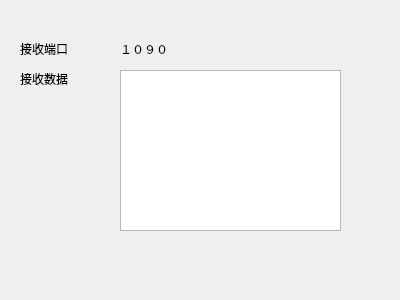
<?xml version="1.0" encoding="UTF-8"?>
<ui version="4.0">
 <class>Widget</class>
 <widget class="QWidget" name="Widget">
  <property name="geometry">
   <rect>
    <x>0</x>
    <y>0</y>
    <width>400</width>
    <height>300</height>
   </rect>
  </property>
  <property name="windowTitle">
   <string>Widget</string>
  </property>
  <widget class="QLabel" name="QlabelRecvPort">
   <property name="geometry">
    <rect>
     <x>20</x>
     <y>40</y>
     <width>67</width>
     <height>17</height>
    </rect>
   </property>
   <property name="text">
    <string>接收端口</string>
   </property>
  </widget>
  <widget class="QLabel" name="QLabelRecvPortNum">
   <property name="geometry">
    <rect>
     <x>120</x>
     <y>40</y>
     <width>67</width>
     <height>17</height>
    </rect>
   </property>
   <property name="text">
    <string>１０９０</string>
   </property>
  </widget>
  <widget class="QLabel" name="QLabelRecvData">
   <property name="geometry">
    <rect>
     <x>20</x>
     <y>70</y>
     <width>67</width>
     <height>17</height>
    </rect>
   </property>
   <property name="text">
    <string>接收数据</string>
   </property>
  </widget>
  <widget class="QTextEdit" name="recvText">
   <property name="geometry">
    <rect>
     <x>120</x>
     <y>70</y>
     <width>221</width>
     <height>161</height>
    </rect>
   </property>
  </widget>
 </widget>
 <layoutdefault spacing="6" margin="11"/>
 <resources/>
 <connections/>
</ui>
